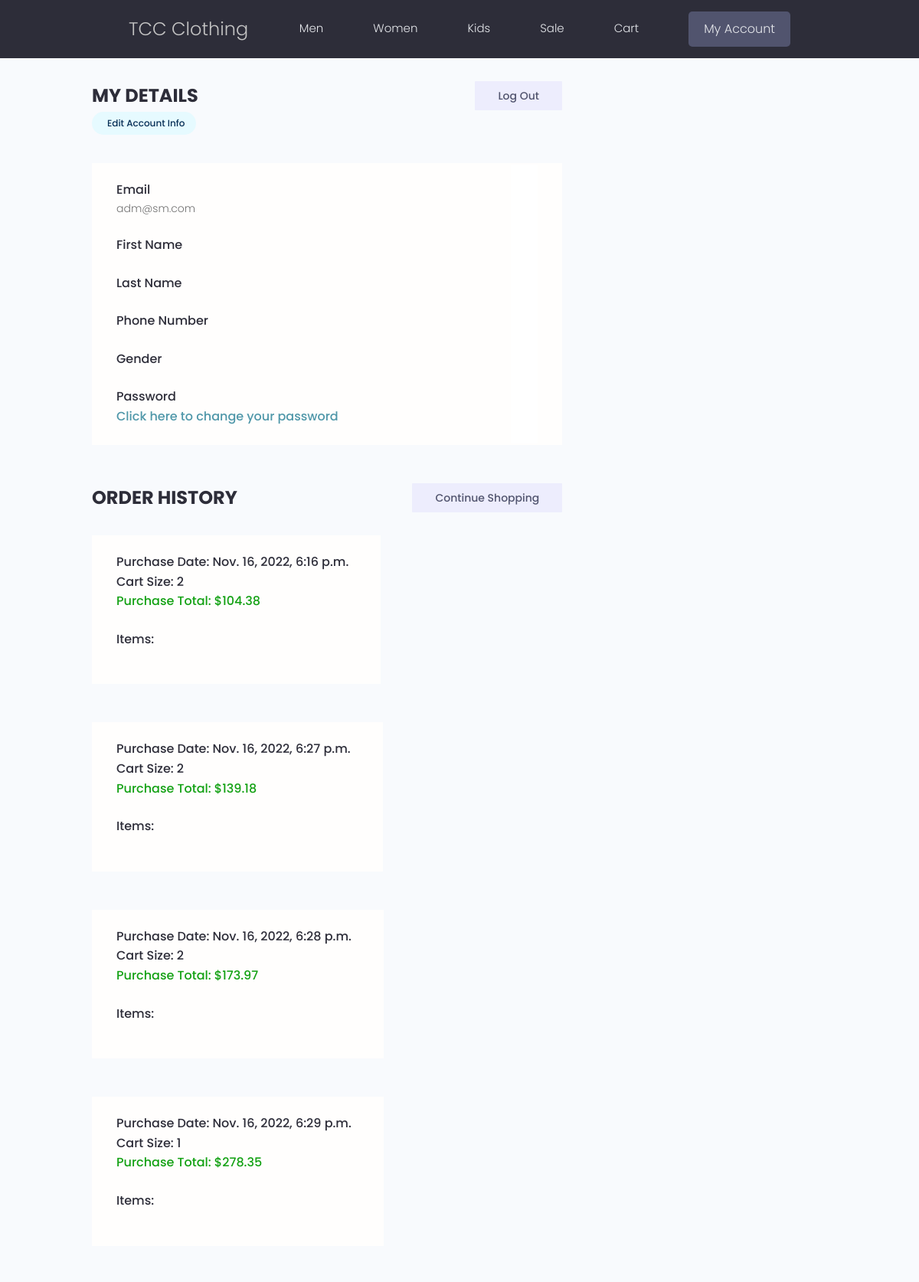
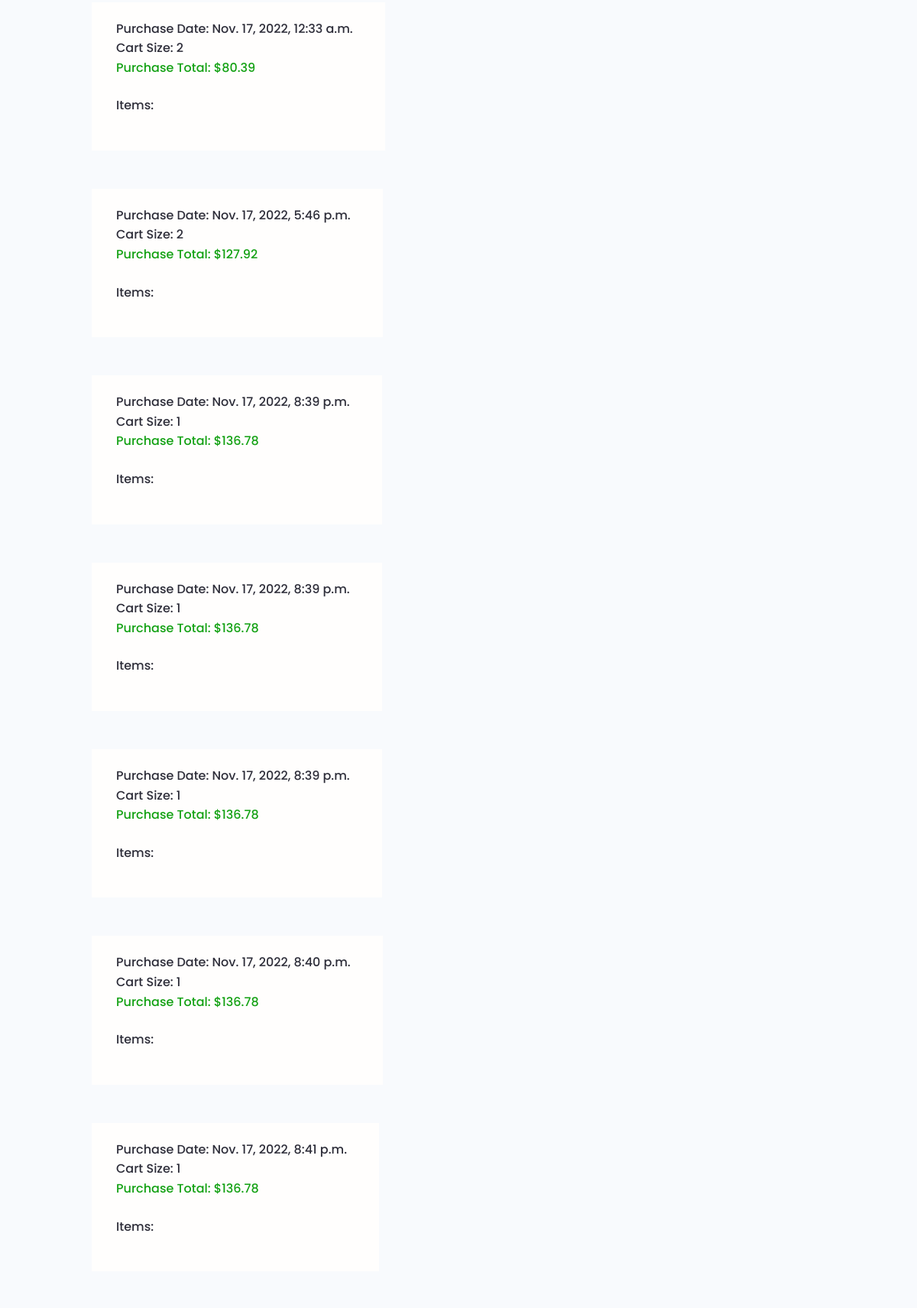
Page /account-details/ (signed in, upper part) on the committed database (2 pictures, top to bottom).
### projects/models.py (models this page shows, shortened)
class Purchase(models.Model):
    purchasedItemIds = models.CharField(max_length=500, null=True, blank=True)
    purchaseOwner = models.ForeignKey(User, on_delete=models.CASCADE, null=True, default='')
    size = models.CharField(max_length=2, blank=True, null=True)
    totalPrice = models.CharField(max_length=400, null=True, blank=True)
    purchaseDate = models.DateTimeField(auto_now_add=True)

### projects/views.py (the view)
# urls.py: path('account-details/', views.accountDetails, name="account-details"),
def accountDetails(request):
    cartitem = CartItem.objects.filter(purchased="True")
    purchases = Purchase.objects.filter(purchaseOwner=request.user)
    purchaseLen = len(purchases)
    for i in range(len(purchases)):
        purchases[i].purchasedItemIds = purchases[i].purchasedItemIds.split(' ')
        purchases[i].purchasedItemIds = list(map(int, purchases[i].purchasedItemIds))
    context = {'user':request.user, 'purchases':purchases, 'purLen':purchaseLen, 'cartitem':cartitem}
    return render(request, 'registration/account-details.html', context)

### projects/templates/registration/account-details.html (shortened to what this page needs)
{% extends 'projects/main.html' %}
{% block content %}
<main class="settingsPage profile my-md">
    <div class="container">
      <div class="layout">
        <div class="column column--2of3">
          <div class="settings">
            <h3 class="settings__title">My details</h3>
            <a class="tag tag--pill tag--sub settings__btn tag--lg" href="{% url 'logout' %}" style="border-radius: 1px; width: 114px;">Log Out</a>
          </div>
          <table class="settings__table">
            <tr>
              <a class="tag tag--pill tag--main settings__btn" href="{%url 'edit-account' %}" style="color: rgb(8, 47, 86);"> Edit Account Info</a>
              <td class="settings__tableInfo">
                <h4>Email</h4>
                <p>
                  {{user.email}}
                </p>
                <br>
                <h4>First Name</h4>
                <br>
                <h4>Last Name</h4>
                <br>
                <h4>Phone Number</h4>
                <br>
                <h4>Gender</h4>
                <br>
                <h4>Password</h4>
                <p style="color:#4f97a9"><a href="{% url 'password_change_form' %}" style="color:#4f97a9">Click here to change your password</a></p>
              </td>
              <td class="settings__tableActions" style="background-color: white;">
                <a class="tag tag--pill tag--main settings__btn" href="#" style="background-color: white;"> </a>
              </td>
            </tr>
          </table>
          <div class="settings">
            <h3 class="settings__title">Order History</h3>
            <a class="tag tag--pill tag--sub settings__btn tag--lg" href="{% url 'men' %}" style="border-radius: 1px; width: 196px;">Continue Shopping</a>
          </div>
          <div class="column column--2of3">
            <div class="settings" style="display: block;">
             {% for i in purchases %}
            </div>
            <table class="settings__table">
              <tr>
                <td class="settings__tableInfo">
                  <h4>Purchase Date: {{i.purchaseDate}}</h4>
                  <h4>Cart Size: {{i.size}}</h4>
                  <h4 style="color: rgb(19, 161, 19)">Purchase Total: ${{i.totalPrice}}</h4>
                  <br>
                  <h4>Items: </h4>
                  <br>
                </td>
                    {% endfor %}
              </tr>
            </table>
  </main>
{% endblock %}

### projects/static/projects/style.css (style rules this page uses)
:root { --color-sub: #2d2d39; }
.settings { display: flex; justify-content: space-between; align-items: center; }
.settings__title { font-size: 2.4rem; text-transform: uppercase; font-weight: 700; color: var(--color-sub); }
.settings__table { margin-top: 3rem; margin-bottom: 5rem; padding: 0 3rem; background: var(--color-white); }
.settings__table tr { width: 100%; }
.settings__table tr > td { padding: 2rem 0; }
.settings__tableInfo { width: 100%; }
.settings__tableInfo h4, .settings__tableInfo a { padding-right: 1rem; width: auto; font-size: 1.6rem; font-weight: 500; color: var(--color-sub); }
.settings__tableInfo p { font-size: 1.4rem; }
.settings__tableActions { text-align: right; }

### projects/static/projects/app.css (style rules this page uses)
body { overflow-x: hidden; }
:root { --color-sub: #2d2d39; }
.settings { display: flex; justify-content: space-between; align-items: center; }
.settings__title { font-size: 2.4rem; text-transform: uppercase; font-weight: 700; color: var(--color-sub); }
.settings__table { margin-top: 3rem; margin-bottom: 5rem; padding: 0 3rem; background: var(--color-white); }
.settings__table tr { width: 100%; }
.settings__table tr > td { padding: 2rem 0; }
.settings__tableInfo { width: 100%; }
.settings__tableInfo h4, .settings__tableInfo a { padding-right: 1rem; width: auto; font-size: 1.6rem; font-weight: 500; color: var(--color-sub); }
.settings__tableInfo p { font-size: 1.4rem; }
.settings__tableActions { text-align: right; }

### projects/static/uikit/styles/modules/_variables.css (style rules this page uses)
:root { --color-main: #5aa5b9; --color-main-light: #e6faff; --color-sub: #3f4156; --color-sub-light: #51546e; --color-sub-lighter: #ededfd; --color-text: #737373; --color-gray: #8b8b8b; --color-light: #e5e7eb; --color-light-gray: #767676; --color-bg: #f8fafd; --color-white: #fffefd; --color-white-light: #f3f3f3; --color-success: #359e64; --color-success-bg: #def8e8; --color-error: #fc4b0b; --color-error-bg: #fff2ee; --font-base: 'Poppins', arial, helvetica, 'Segoe UI', roboto, ubuntu, sans-serif; --font-monospace: 'Fira Code', 'Courier New', courier, monospace; --font-regular: 300; --font-medium: 500; --font-bold: 700; --generic-shadow: 1px 1px 5px #00000010; --generic-transition: all 0.3s ease-in-out; }

### projects/static/uikit/styles/modules/_base.css (style rules this page uses)
* { margin: 0; padding: 0; box-sizing: border-box; text-rendering: optimizeLegibility; color: inherit; font-size: inherit; }
html { font-size: 50%; }
@media only screen and (min-width: 480px) { html { font-size: 56.25%; } }
@media only screen and (min-width: 1200px) { html { font-size: 62.5%; } }
body { line-height: 1.6; font-weight: 400; font-size: 1.5rem; color: var(--color-text); background-color: var(--color-bg); min-height: 100vh; }

### projects/static/uikit/styles/modules/_typography.css (style rules this page uses)
* { font-family: var(--font-base); }
h3 { font-size: 3.2rem; font-weight: var(--font-medium); }
h4 { font-size: 2.8rem; font-weight: var(--font-medium); }
p, span, strong { font-size: 1.6rem; color: var(--color-text); font-weight: var(--font-regular); }
a { padding-bottom: 2px; text-decoration: none; display: inline-block; color: var(--color-main); font-weight: var(--font-medium); }

### projects/static/uikit/styles/modules/_utilities.css (style rules this page uses)
.container { width: 97%; max-width: 165rem; margin: 0 auto; box-sizing: border-box; }
@media screen and (min-width: 1000px) { .container { width: 90%; } }
@media screen and (min-width: 1200px) { .container { width: 80%; } }
.my-md { margin: 3rem auto; }

### projects/static/uikit/styles/modules/_tag.css (style rules this page uses)
.tag { display: inline-flex; align-items: center; background-color: var(--color-sub); height: -webkit-fit-content; height: -moz-fit-content; height: fit-content; width: -webkit-fit-content; width: -moz-fit-content; width: fit-content; border-radius: 0.5rem; padding: 0.5rem 1.5rem; font-size: 1.2rem; cursor: pointer; }
.tag:not(:last-child) { margin-right: 0.25rem; margin-bottom: 0.75rem; }
.tag--pill { border-radius: 5rem; }
.tag--main, .tag--main > small { background: var(--color-main-light); color: var(--color-main); font-weight: 500; }
.tag--sub, .tag--sub > small { background: var(--color-sub-lighter); color: var(--color-sub-light); font-weight: 500; }
.tag--lg { padding: 0.8rem 3rem; font-size: 1.4rem; }

### projects/static/uikit/styles/modules/_layout.css (style rules this page uses)
.layout { display: flex; flex-flow: row wrap; justify-content: space-between; }
.layout > .column { margin-bottom: 3rem; }
.layout > .column.column--2of3 { flex-basis: 64%; }

### rows in the picture
Purchase: purchaseDate "Nov. 16, 2022, 6:16 p.m.", size "2", totalPrice "104.38"
Purchase: purchaseDate "Nov. 16, 2022, 6:27 p.m.", size "2", totalPrice "139.18"
Purchase: purchaseDate "Nov. 16, 2022, 6:28 p.m.", size "2", totalPrice "173.97"
Purchase: purchaseDate "Nov. 16, 2022, 6:29 p.m.", size "1", totalPrice "278.35"
Purchase: purchaseDate "Nov. 17, 2022, 12:33 a.m.", size "2", totalPrice "80.39"
Purchase: purchaseDate "Nov. 17, 2022, 5:46 p.m.", size "2", totalPrice "127.92"
Purchase: purchaseDate "Nov. 17, 2022, 8:39 p.m.", size "1", totalPrice "136.78"
Purchase: purchaseDate "Nov. 17, 2022, 8:39 p.m.", size "1", totalPrice "136.78"
Purchase: purchaseDate "Nov. 17, 2022, 8:39 p.m.", size "1", totalPrice "136.78"
Purchase: purchaseDate "Nov. 17, 2022, 8:40 p.m.", size "1", totalPrice "136.78"
Purchase: purchaseDate "Nov. 17, 2022, 8:41 p.m.", size "1", totalPrice "136.78"

### other values in the picture
{{ user.email }} "adm@sm.com"
